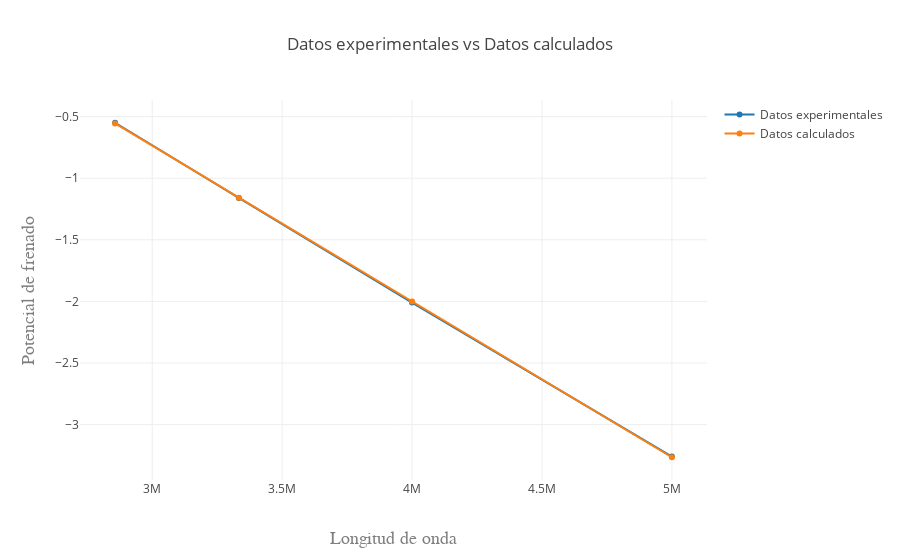

Notebook cell for this chart:
### Code cell
/*************************************************************************
*  Dibujar gráfica: datos experimentales vs datos calculados - calcio
**************************************************************************/
datos = [
  { x: inversa_de_longitudes_de_onda_calcio, y: voltajes_medidos_calcio, name: 'Datos experimentales' }, 
  
  { x: inversa_de_longitudes_de_onda_calcio, y: voltajes_calculados_calcio, name: 'Datos calculados' }
];
var layout = {
  title: 'Datos experimentales vs Datos calculados',
  xaxis: { title: 'Longitud de onda en MHz', titlefont: { family: 'Courier New, monospace', size: 18, color: '#7f7f7f' } },
  yaxis: { title: 'Potencial de frenado en V', titlefont: { family: 'Courier New, monospace', size: 18, color: '#7f7f7f' } }
};
Plotly(datos, layout);

### Figure 1 — Plotly figure (JSON) as saved in the notebook; plotly's stock layout.template omitted (floating-point values rounded to 4 significant figures)
{"data": [{"name": "Datos experimentales", "x": [5000000, 4000000.0, 3333000.0, 2857000.0], "y": [-3.26, -2.01, -1.16, -0.55]}, {"name": "Datos calculados", "x": [5000000, 4000000.0, 3333000.0, 2857000.0], "y": [-3.265, -2.001, -1.158, -0.5558]}], "layout": {"title": "Datos experimentales vs Datos calculados", "xaxis": {"title": "Longitud de onda", "titlefont": {"color": "#7f7f7f", "family": "Courier New, monospace", "size": 18}}, "yaxis": {"title": "Potencial de frenado", "titlefont": {"color": "#7f7f7f", "family": "Courier New, monospace", "size": 18}}}}
